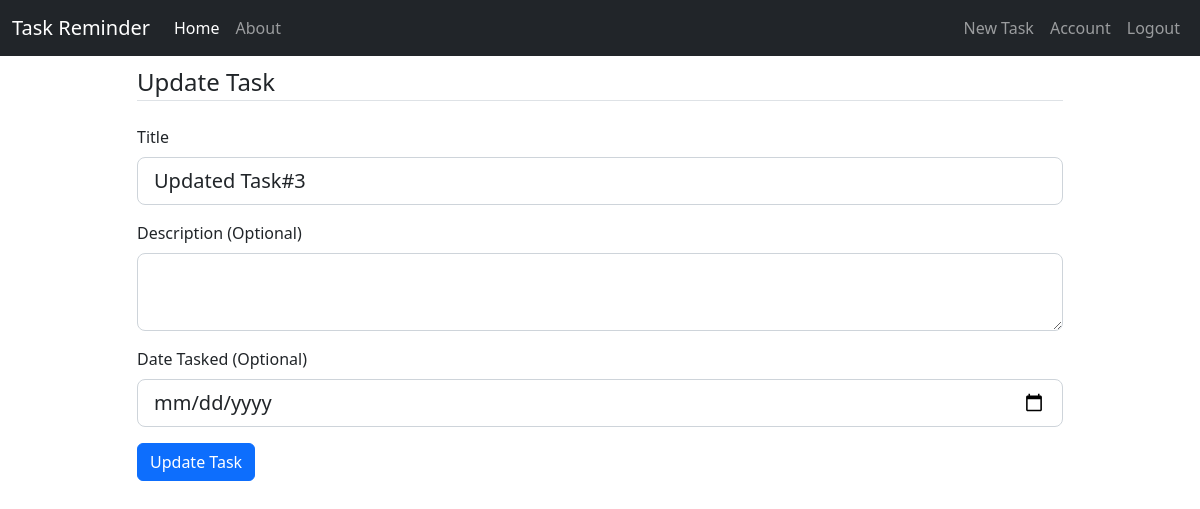
/task/4/update (signed in), run on an earlier commit of the app's database.
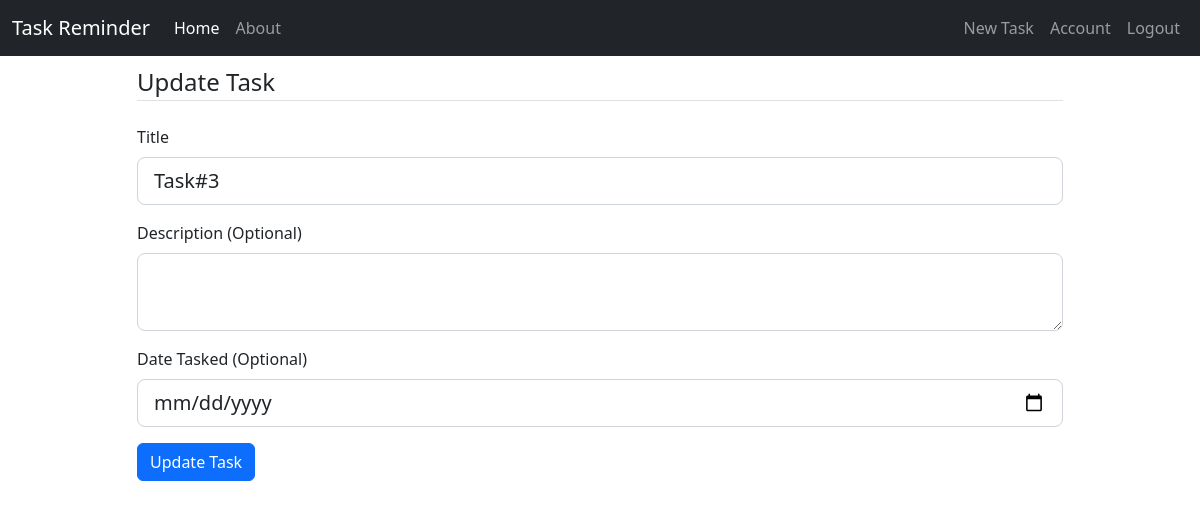
And on a later commit of the database.
### task_app/models.py (models this page shows, shortened)
class Task(db.Model):
    id = db.Column(db.Integer, primary_key=True)
    title = db.Column(db.String(100), nullable=False)
    content = db.Column(db.Text)
    date_created = db.Column(db.Date, nullable=False, default=datetime.utcnow)
    date_tasked = db.Column(db.Date, nullable=True, default=None)
    user_id = db.Column(db.Integer, db.ForeignKey("user.id"), nullable=False)

### task_app/tasks/routes.py (the view)
@tasks.route("/task/<int:task_id>/update", methods=["GET", "POST"])
@login_required
def update_task(task_id):
    task = Task.query.get_or_404(task_id)
    if task.user_id != current_user.id:
        abort(403)
    form = TaskUpdateForm()
    if form.validate_on_submit():
        task.title = form.title.data
        task.content = form.content.data
        task.date_tasked = form.date_tasked.data
        db.session.commit()
        flash("Task updated.", "success")
        return redirect(url_for("main.home", task_id=task.id))
    elif request.method == "GET":
        form.title.data = task.title
        form.content.data = task.content
        form.date_tasked.data = task.date_tasked
    return render_template("create_task.html", form=form, legend="Update Task", pagetitle="Update Task")

### task_app/tasks/forms.py
class TaskUpdateForm(TaskFormMixin):
    submit = SubmitField("Update Task")

### task_app/models.py (called while the page is built)
@login_manager.user_loader
def load_user(user_id):
    return User.query.get(int(user_id))

### task_app/templates/create_task.html (shortened to what this page needs)
{% extends "layout.html" %}
{% block content %}
    <div class="content-section">
        <form method="POST" action="">
            <fieldset class="form-group">
                <legend class="border-bottom mb-4">{{ legend }}</legend>
                <div class="mb-3">
                    {{ form.title.label(class="form-label") }}
                    {% if form.title.errors %}
                        {{ form.title(class="form-control form-control-lg is-invalid") }}
                        <div class="invalid-feedback">
                            {% for error in form.title.errors %}
                                <span>{{ error }}</span>
                            {% endfor %}
                        </div>
                    {% else %}
                        {{ form.title(class="form-control form-control-lg") }}
                    {% endif %}
                </div>
                <div class="mb-3">
                    {{ form.content.label(class="form-label") }}
                    {% if form.content.errors %}
                        {{ form.content(class="form-control form-control-lg is-invalid") }}
                        <div class="invalid-feedback">
                            {% for error in form.content.errors %}
                                <span>{{ error }}</span>
                            {% endfor %}
                        </div>
                    {% else %}
                        {{ form.content(class="form-control form-control-lg") }}
                    {% endif %}
                </div>
                <div class="mb-3 date">
                    {{ form.date_tasked.label(class="form-label") }}
                    {% if form.date_tasked.errors %}
                        {{ form.date_tasked(class="form-control form-control-lg is-invalid") }}
                        <div class="invalid-feedback">
                            {% for error in form.date_tasked.errors %}
                                <span>{{ error }}</span>
                            {% endfor %}
                        </div>
                    {% else %}
                        {{ form.date_tasked(class="form-control form-control-lg") }}
                    {% endif %}
                </div>
            </fieldset>
            <div class="mb-3">
                {{ form.submit(class="btn btn-primary") }}
            </div>
        </form>
    </div>
{% endblock %}

What changed in the data, as far as the page shows it:
changed Task: title "Updated Task#3" → "Task#3"
